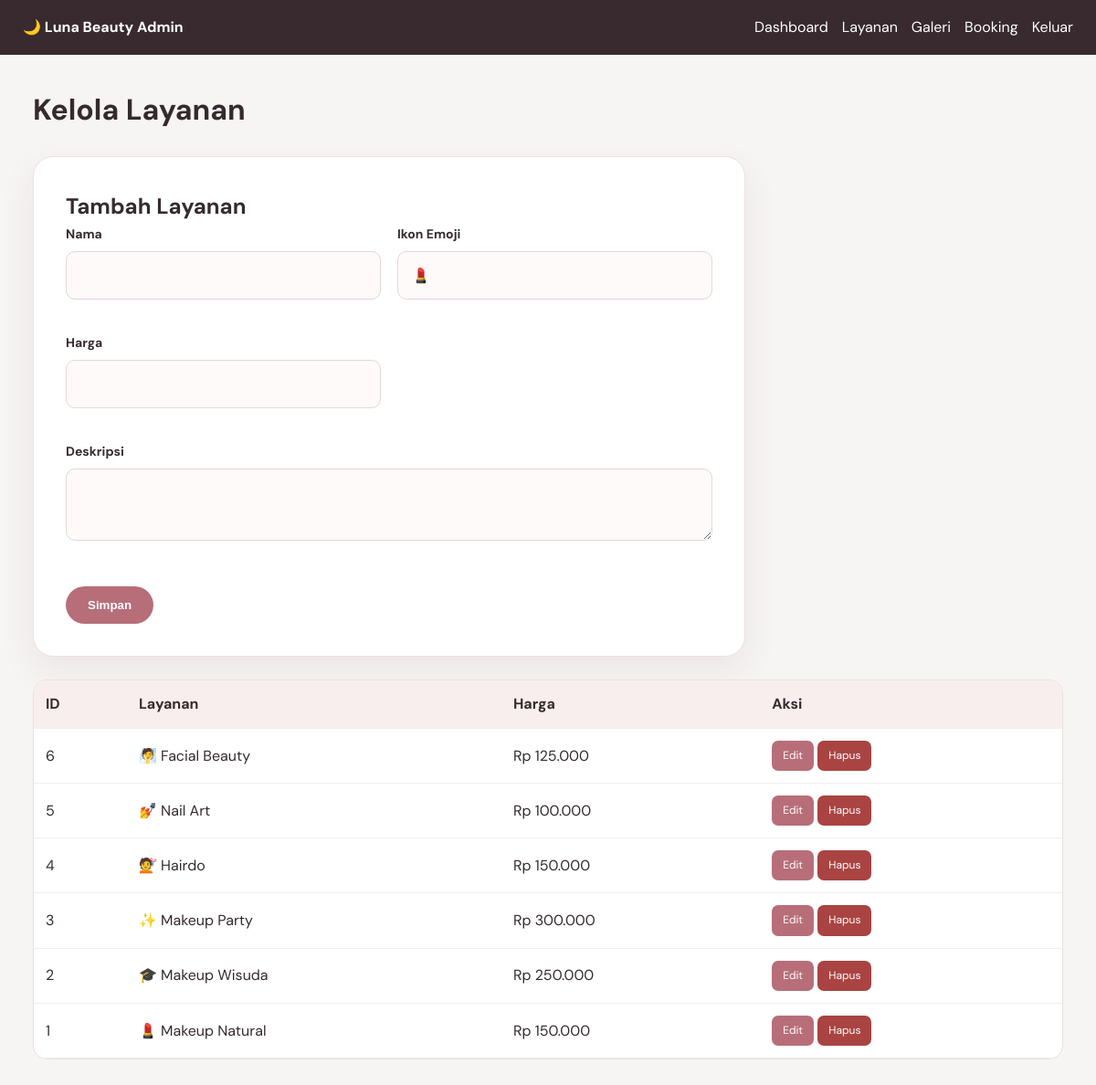
/admin/layanan.php (signed in), run on the app's committed database.
### tables this page shows
CREATE TABLE layanan (
 id_layanan INT AUTO_INCREMENT PRIMARY KEY,
 nama_layanan VARCHAR(100) NOT NULL,
 deskripsi TEXT NOT NULL,
 harga INT NOT NULL,
 ikon VARCHAR(20) DEFAULT '💄'
);

### admin/layanan.php (the view, shortened to what this page needs)
<?php
require "auth.php"; require "../config/koneksi.php";
$edit=null;if(isset($_GET['edit'])){$id=(int)$_GET['edit'];$edit=$koneksi->query("SELECT * FROM layanan WHERE id_layanan=$id")->fetch_assoc();}
$data=$koneksi->query("SELECT * FROM layanan ORDER BY id_layanan DESC");include "header.php";
?>
<div class="admin-wrap"><h1>Kelola Layanan</h1><div class="booking-box" style="margin:25px 0"><h2><?= $edit?'Edit':'Tambah' ?> Layanan</h2><form method="post"><input type="hidden" name="id" value="<?= $edit['id_layanan']??0 ?>"><div class="form-grid"><div class="form-group"><label>Nama</label><input name="nama_layanan" required value="<?= htmlspecialchars($edit['nama_layanan']??'') ?>"></div><div class="form-group"><label>Ikon Emoji</label><input name="ikon" value="<?= htmlspecialchars($edit['ikon']??'💄') ?>"></div><div class="form-group"><label>Harga</label><input type="number" name="harga" required value="<?= $edit['harga']??'' ?>"></div><div class="form-group full"><label>Deskripsi</label><textarea name="deskripsi" required><?= htmlspecialchars($edit['deskripsi']??'') ?></textarea></div></div><button class="btn">Simpan</button></form></div>
<div class="table-wrap"><table class="table"><tr><th>ID</th><th>Layanan</th><th>Harga</th><th>Aksi</th></tr><?php while($r=$data->fetch_assoc()): ?><tr><td><?= $r['id_layanan'] ?></td><td><?= htmlspecialchars($r['ikon'].' '.$r['nama_layanan']) ?></td><td>Rp <?= number_format($r['harga'],0,',','.') ?></td><td><a class="small-btn" href="?edit=<?= $r['id_layanan'] ?>">Edit</a> <a class="small-btn danger" href="?hapus=<?= $r['id_layanan'] ?>" onclick="return confirm('Hapus layanan?')">Hapus</a></td></tr><?php endwhile; ?></table></div></div>
<?php include "footer.php"; ?>

### assets/css/style.css (style rules this page uses)
* { box-sizing:border-box;margin:0;padding:0 }
body { font-family:'DM Sans',sans-serif;color:#352b2f;background:#fffaf9;line-height:1.6 }
a { text-decoration:none;color:inherit }
.btn { display:inline-block;border:0;cursor:pointer;background:#b76e79;color:white;padding:13px 24px;border-radius:28px;font-weight:700;margin-top:25px }
.booking-box { max-width:780px;margin:auto;background:white;border:1px solid #f0dfe1;border-radius:22px;padding:35px;box-shadow:0 15px 40px rgba(75,43,48,.07) }
.form-grid { display:grid;grid-template-columns:1fr 1fr;gap:18px }
.form-group { margin-bottom:18px }
.form-group.full { grid-column:1/-1 }
.form-group label { display:block;font-weight:700;margin-bottom:7px;font-size:14px }
.form-group input,.form-group select,.form-group textarea { width:100%;padding:13px 15px;border:1px solid #e7d4d7;border-radius:10px;background:#fffafa;font:inherit;outline:none }
.admin-body { background:#f7f4f4 }
.admin-wrap { width:min(1150px,94%);margin:35px auto }
.table-wrap { overflow:auto;background:white;border-radius:15px;border:1px solid #eadfe0 }
.table { width:100%;border-collapse:collapse;min-width:700px }
.table th,.table td { padding:13px;text-align:left;border-bottom:1px solid #eee }
.table th { background:#f9eeee }
.small-btn { display:inline-block;padding:7px 12px;border-radius:7px;background:#b76e79;color:#fff;font-size:12px }
.danger { background:#a94442 }

### data on the page
layanan: id_layanan "6", ikon+nama_layanan "🧖 Facial Beauty", harga "125.000"
layanan: id_layanan "5", ikon+nama_layanan "💅 Nail Art", harga "100.000"
layanan: id_layanan "4", ikon+nama_layanan "💇 Hairdo", harga "150.000"
layanan: id_layanan "3", ikon+nama_layanan "✨ Makeup Party", harga "300.000"
layanan: id_layanan "2", ikon+nama_layanan "🎓 Makeup Wisuda", harga "250.000"
layanan: id_layanan "1", ikon+nama_layanan "💄 Makeup Natural", harga "150.000"
